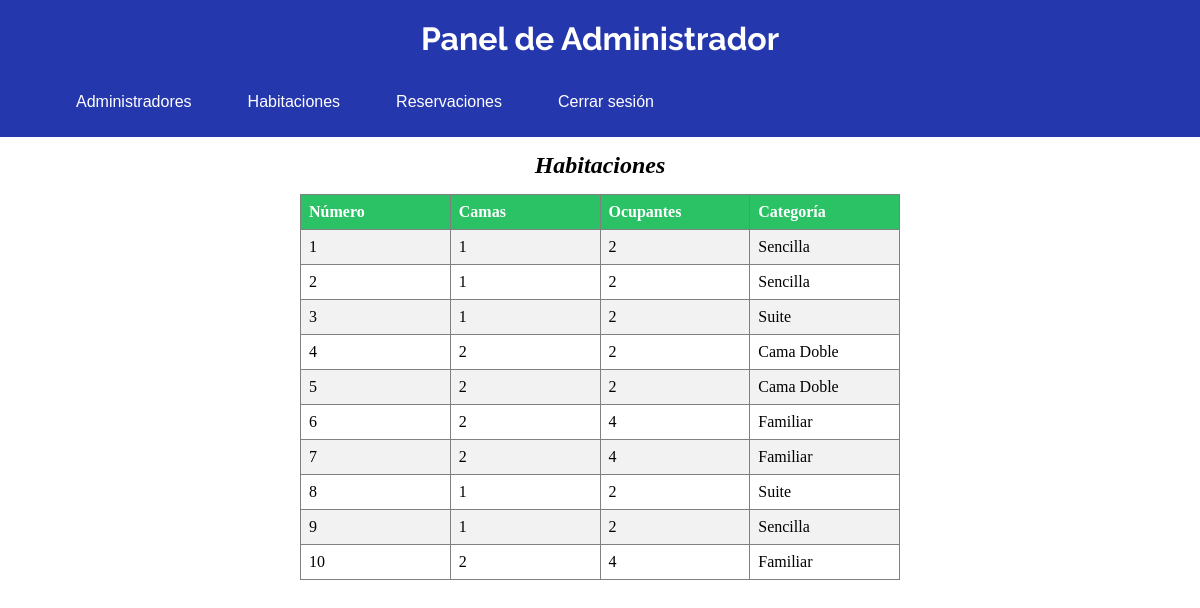
/admin/show_rooms.php (signed in), run on the app's committed database.
### tables this page shows
CREATE TABLE IF NOT EXISTS `habitaciones` (
  `num` int NOT NULL,
  `camas` int NOT NULL,
  `ocupantes` int NOT NULL,
  `categoria` varchar(15) NOT NULL,
  `ocupada` tinyint(1) NOT NULL,
  PRIMARY KEY (`num`)
);

### admin/include/admin_class.php (called while the page is built, shortened)
<?php
    class admin{
        public $db;
        public function __construct(){
            $this->db = new mysqli("localhost", "root", "", "reservation");
        }
        public function show_rooms(){
            $sql = "SELECT num, camas, ocupantes, categoria FROM habitaciones";
            $result = mysqli_query($this->db, $sql) or die(mysqli_connect_errno()."Información no encontrada");
            return $result;
        }
    }
?>

### admin/show_rooms.php (the view, shortened to what this page needs)
<!DOCTYPE html>
<html lang="es">
<head>
    <link rel="stylesheet" href="css/show_style.css">
</head>
<body>
    <?php
        include_once 'include/admin_class.php';
        $admin = new Admin();
        $rooms = $admin->show_rooms();
        echo "<h2>Habitaciones</h2>";
        echo "<table border='1'>
            <tr>
                <th>Número</th>
                <th>Camas</th>
                <th>Ocupantes</th>
                <th>Categoría</th>
            </tr>";
        while($row = mysqli_fetch_array($rooms)){
            echo "<tr>";
            echo "<td>".$row['num']."</td>";
            echo "<td>".$row['camas']."</td>";
            echo "<td>".$row['ocupantes']."</td>";
            echo "<td>".$row['categoria']."</td>";
            echo "</tr>";
        }
    ?>
</body>
</html>

### admin/css/show_style.css (style rules this page uses)
h2 { text-align: center; margin: 15px; font-style: italic; }
table { border-collapse: collapse; width: 80%; margin: auto; }
th, td { text-align: left; padding: 8px; width: 25%; }
tr:nth-child(even) { background-color: #f2f2f2 }
th { background-color: #2bc265; color: white; }

### admin/show_rooms.php (style rules this page uses)
table { width: 50%; }

### data on the page
habitaciones: num "1", camas "1", ocupantes "2", categoria "Sencilla"
habitaciones: num "2", camas "1", ocupantes "2", categoria "Sencilla"
habitaciones: num "3", camas "1", ocupantes "2", categoria "Suite"
habitaciones: num "4", camas "2", ocupantes "2", categoria "Cama Doble"
habitaciones: num "5", camas "2", ocupantes "2", categoria "Cama Doble"
habitaciones: num "6", camas "2", ocupantes "4", categoria "Familiar"
habitaciones: num "7", camas "2", ocupantes "4", categoria "Familiar"
habitaciones: num "8", camas "1", ocupantes "2", categoria "Suite"
habitaciones: num "9", camas "1", ocupantes "2", categoria "Sencilla"
habitaciones: num "10", camas "2", ocupantes "4", categoria "Familiar"
